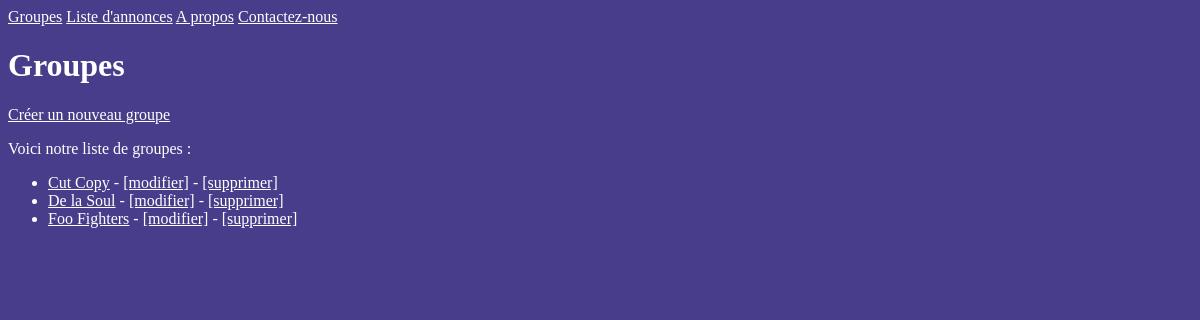
The page /bands/ on the database as committed earlier.
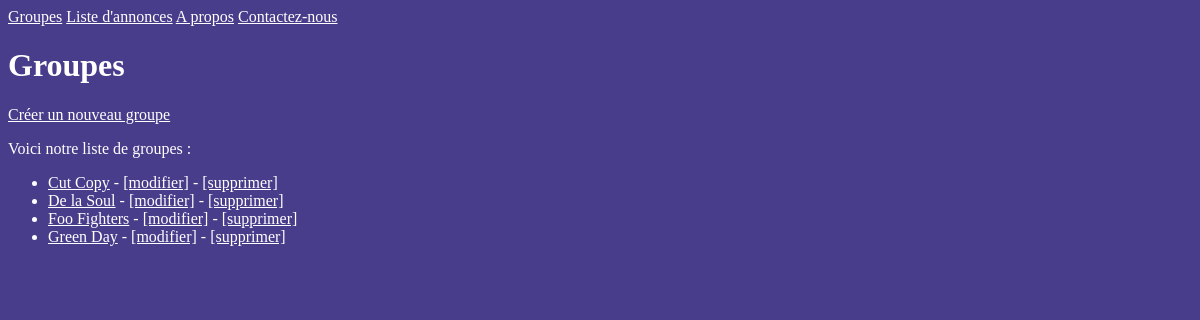
The same page on the database as committed later.
### listings/models.py (models this page shows, shortened)
class Band(models.Model):
    class Genre(
        models.TextChoices
    ):  # Cette héritage permet de créer une liste de choix
        HIP_HOP = "HH"
        SYNTH_POP = "SP"
        ALTERNATIVE_ROCK = "AR"
        PUNK_ROCK = "PR"
        ELECTRO = "EL"
    name = models.fields.CharField(max_length=100)
    genre = models.fields.CharField(choices=Genre.choices, max_length=5)
    biography = models.fields.CharField(max_length=1000)
    year_formed = models.fields.IntegerField(
        validators=[MinValueValidator(1900), MaxValueValidator(2023)]
    )
    active = models.fields.BooleanField(default=True)
    official_homepage = models.fields.URLField(
        null=True, blank=True
    )  # Autorise les valeurs nuls si un groupe n'a pas de sites

### listings/views.py (the view)
def band_list(request):
    bands = Band.objects.all()
    """Dans ce chemin en 2nd paramètre pas besoin de mettre "templates/".
    Le dernier paramètre est un dictionnaire contextuel qui devient une
    variable utilisable dans le template."""
    return render(request, "listings/band_list.html", {"bands": bands})

### listings/templates/listings/band_list.html
{% extends "listings/base.html" %}
{% block content %}
<h1>Groupes</h1>
<a href="{% url 'band-create' %}">Créer un nouveau groupe</a>
<p>Voici notre liste de groupes :</p>
<ul>
    {% for band in bands %}
        <li>
            <a href="{% url 'band-detail' band.id %}">{{ band.name }}</a>
            - <a href="{% url 'band-change' band.id %}">[modifier]</a>
            - <a href="{% url 'band-delete' band.id %}">[supprimer]</a>
        </li>
    {% endfor %}
</ul>
{% endblock %}

Rows that differ between the two databases and show on the page:
added Band: name "Green Day"
